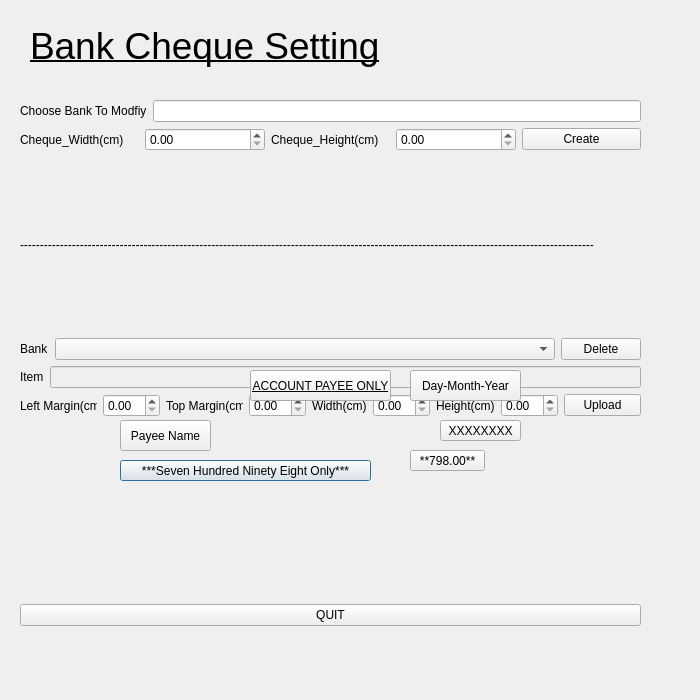
<?xml version="1.0" encoding="UTF-8"?>
<ui version="4.0">
 <class>Modifys</class>
 <widget class="QDialog" name="Modifys">
  <property name="geometry">
   <rect>
    <x>0</x>
    <y>0</y>
    <width>700</width>
    <height>700</height>
   </rect>
  </property>
  <property name="minimumSize">
   <size>
    <width>700</width>
    <height>700</height>
   </size>
  </property>
  <property name="maximumSize">
   <size>
    <width>700</width>
    <height>700</height>
   </size>
  </property>
  <property name="windowTitle">
   <string>Dialog</string>
  </property>
  <widget class="QPushButton" name="cheq_bu">
   <property name="geometry">
    <rect>
     <x>120</x>
     <y>460</y>
     <width>251</width>
     <height>21</height>
    </rect>
   </property>
   <property name="text">
    <string>***Seven Hundred Ninety Eight Only***</string>
   </property>
  </widget>
  <widget class="QPushButton" name="acc_bu">
   <property name="geometry">
    <rect>
     <x>250</x>
     <y>370</y>
     <width>141</width>
     <height>31</height>
    </rect>
   </property>
   <property name="font">
    <font>
     <family>Arial</family>
     <underline>true</underline>
    </font>
   </property>
   <property name="text">
    <string>ACCOUNT PAYEE ONLY</string>
   </property>
  </widget>
  <widget class="QPushButton" name="amount_bu">
   <property name="geometry">
    <rect>
     <x>410</x>
     <y>450</y>
     <width>75</width>
     <height>21</height>
    </rect>
   </property>
   <property name="text">
    <string>**798.00**</string>
   </property>
  </widget>
  <widget class="QPushButton" name="bearer_bu">
   <property name="geometry">
    <rect>
     <x>440</x>
     <y>420</y>
     <width>81</width>
     <height>21</height>
    </rect>
   </property>
   <property name="text">
    <string>XXXXXXXX</string>
   </property>
  </widget>
  <widget class="QPushButton" name="paynm_bu">
   <property name="geometry">
    <rect>
     <x>120</x>
     <y>420</y>
     <width>91</width>
     <height>31</height>
    </rect>
   </property>
   <property name="text">
    <string>Payee Name</string>
   </property>
  </widget>
  <widget class="QPushButton" name="date_bu">
   <property name="geometry">
    <rect>
     <x>410</x>
     <y>370</y>
     <width>111</width>
     <height>31</height>
    </rect>
   </property>
   <property name="text">
    <string>Day-Month-Year</string>
   </property>
  </widget>
  <widget class="QLabel" name="label_9">
   <property name="geometry">
    <rect>
     <x>30</x>
     <y>20</y>
     <width>581</width>
     <height>51</height>
    </rect>
   </property>
   <property name="font">
    <font>
     <family>Arial</family>
     <pointsize>28</pointsize>
     <underline>true</underline>
    </font>
   </property>
   <property name="text">
    <string>Bank Cheque Setting</string>
   </property>
  </widget>
  <widget class="QWidget" name="layoutWidget">
   <property name="geometry">
    <rect>
     <x>20</x>
     <y>100</y>
     <width>621</width>
     <height>526</height>
    </rect>
   </property>
   <layout class="QVBoxLayout" name="verticalLayout">
    <item>
     <layout class="QHBoxLayout" name="horizontalLayout_2">
      <item>
       <widget class="QLabel" name="label_6">
        <property name="text">
         <string>Choose Bank To Modfiy</string>
        </property>
       </widget>
      </item>
      <item>
       <widget class="QLineEdit" name="bank_ed"/>
      </item>
     </layout>
    </item>
    <item>
     <layout class="QHBoxLayout" name="horizontalLayout_3">
      <item>
       <widget class="QLabel" name="label_3">
        <property name="text">
         <string>Cheque_Width(cm)</string>
        </property>
       </widget>
      </item>
      <item>
       <widget class="QDoubleSpinBox" name="cheq_w_sp"/>
      </item>
      <item>
       <widget class="QLabel" name="label_4">
        <property name="text">
         <string>Cheque_Height(cm)</string>
        </property>
       </widget>
      </item>
      <item>
       <widget class="QDoubleSpinBox" name="cheq_h_sp"/>
      </item>
      <item>
       <widget class="QPushButton" name="create_bu">
        <property name="text">
         <string>Create</string>
        </property>
       </widget>
      </item>
     </layout>
    </item>
    <item>
     <widget class="QLabel" name="label_8">
      <property name="text">
       <string>------------------------------------------------------------------------------------------------------------------------------------------------</string>
      </property>
     </widget>
    </item>
    <item>
     <layout class="QHBoxLayout" name="horizontalLayout_5">
      <item>
       <widget class="QLabel" name="label_7">
        <property name="text">
         <string>Bank</string>
        </property>
       </widget>
      </item>
      <item>
       <widget class="QComboBox" name="bank_cb">
        <property name="minimumSize">
         <size>
          <width>500</width>
          <height>0</height>
         </size>
        </property>
       </widget>
      </item>
      <item>
       <widget class="QPushButton" name="delete_bu">
        <property name="text">
         <string>Delete</string>
        </property>
       </widget>
      </item>
     </layout>
    </item>
    <item>
     <layout class="QHBoxLayout" name="horizontalLayout_4">
      <item>
       <widget class="QLabel" name="label_2">
        <property name="text">
         <string>Item</string>
        </property>
       </widget>
      </item>
      <item>
       <widget class="QLineEdit" name="ittm_nm_ed">
        <property name="enabled">
         <bool>false</bool>
        </property>
       </widget>
      </item>
     </layout>
    </item>
    <item>
     <layout class="QHBoxLayout" name="horizontalLayout">
      <item>
       <widget class="QLabel" name="label">
        <property name="text">
         <string>Left Margin(cm)</string>
        </property>
       </widget>
      </item>
      <item>
       <widget class="QDoubleSpinBox" name="lm_spin"/>
      </item>
      <item>
       <widget class="QLabel" name="top_m_ed">
        <property name="text">
         <string>Top Margin(cm)</string>
        </property>
       </widget>
      </item>
      <item>
       <widget class="QDoubleSpinBox" name="top_spin"/>
      </item>
      <item>
       <widget class="QLabel" name="width_ed">
        <property name="text">
         <string>Width(cm)</string>
        </property>
       </widget>
      </item>
      <item>
       <widget class="QDoubleSpinBox" name="w_spin"/>
      </item>
      <item>
       <widget class="QLabel" name="height_ed">
        <property name="text">
         <string>Height(cm)</string>
        </property>
       </widget>
      </item>
      <item>
       <widget class="QDoubleSpinBox" name="h_spin"/>
      </item>
      <item>
       <widget class="QPushButton" name="upload">
        <property name="text">
         <string>Upload</string>
        </property>
       </widget>
      </item>
     </layout>
    </item>
    <item>
     <widget class="QLabel" name="label_5">
      <property name="text">
       <string/>
      </property>
      <property name="pixmap">
       <pixmap resource="resource.qrc">:/res/template.png</pixmap>
      </property>
     </widget>
    </item>
    <item>
     <widget class="QPushButton" name="quit">
      <property name="text">
       <string>QUIT</string>
      </property>
     </widget>
    </item>
   </layout>
  </widget>
  <zorder>layoutWidget</zorder>
  <zorder>label_9</zorder>
  <zorder>acc_bu</zorder>
  <zorder>amount_bu</zorder>
  <zorder>bearer_bu</zorder>
  <zorder>cheq_bu</zorder>
  <zorder>date_bu</zorder>
  <zorder>paynm_bu</zorder>
 </widget>
 <resources>
  <include location="resource.qrc"/>
 </resources>
 <connections>
  <connection>
   <sender>quit</sender>
   <signal>clicked()</signal>
   <receiver>Modifys</receiver>
   <slot>close()</slot>
   <hints>
    <hint type="sourcelabel">
     <x>389</x>
     <y>618</y>
    </hint>
    <hint type="destinationlabel">
     <x>437</x>
     <y>641</y>
    </hint>
   </hints>
  </connection>
 </connections>
</ui>
